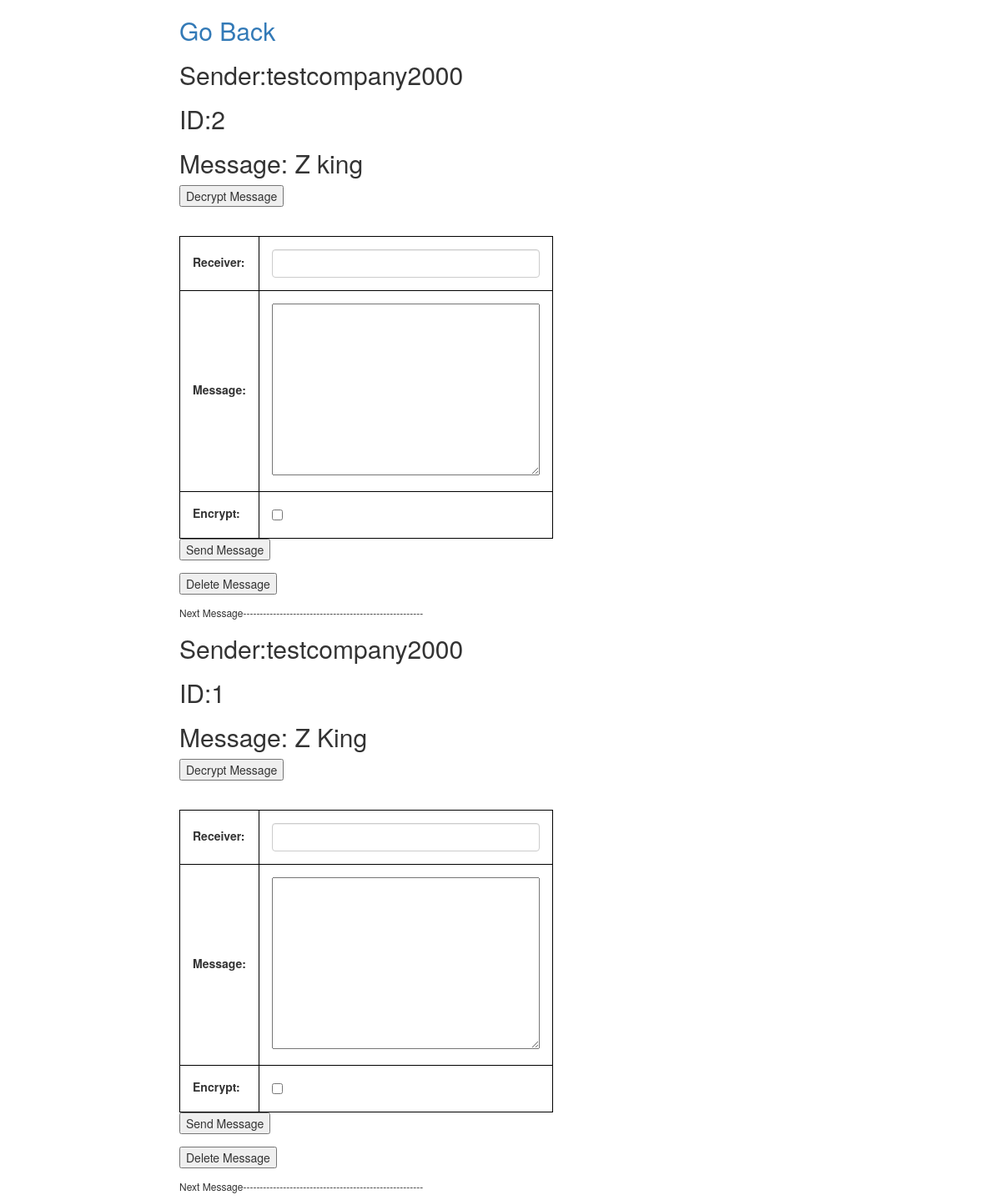
Page /catalog/receivemessage/ (signed in) on the committed database.
### catalog/models.py (models this page shows)
class Message(models.Model):
    receiver = models.CharField(max_length= 30, help_text="Receiver",default="")
    sender = models.CharField(max_length=30, help_text="Sender",default="")
    message = models.CharField(max_length= 5000, help_text='message',default="")
    content=models.CharField(max_length= 500, help_text='message',default="")
    encrypt=models.BooleanField(default=False)

### catalog/views.py (the view, shortened to what this page needs)
def receive_message(request):
    messages = Message.objects.filter(receiver=request.user.username)
    return render(
            request,
            'receive_message.html',
            {'messages': messages,'form':MessageForm()}
        )

### catalog/forms.py
class MessageForm(forms.Form):
    receiver = forms.CharField(widget=forms.TextInput(attrs={'class': 'form-control', 'max_length': 255}))
    message = forms.CharField(widget=forms.Textarea)
    encrypt = forms.BooleanField(required=False)

### catalog/templates/receive_message.html (shortened to what this page needs)
{% extends "base_generic.html" %}
{% block content %}
<h2><a href={% url 'gohome' %}>Go Back</a></h2>
{% for message in messages reversed %}
<h2>Sender:{{message.sender}}</h2>
<h2>ID:{{message.id}}</h2>
{% if message.encrypt is not True %}
<h2>Message: {{message.message}}</h2>
{% endif %}
<form method = "POST" action ="." class = "form-group">{% csrf_token %}
  <input type="submit" value="Decrypt Message" id="message.id" name="decrypt-message" />
</form>
<br/>
<form method = "POST" action ="." class = "form-group">{% csrf_token %}
            <table>
            {{ form}}
            </table>
            <input type="submit" class = "submit" value="Send Message" name="send-message"/>
        </form>
<form method = "POST" action ="." class = "form-group">{% csrf_token %}
        <input type="submit" class = "submit" value="Delete Message" name = "delete-message" />
        </form>
<h6>Next Message------------------------------------------------------</h2>
{% endfor %}
{% endblock %}

### catalog/static/css/styles.css (style rules this page uses)
table, th, td { border: 1px solid black; padding: 15px; }
th { cursor: pointer; }

### rows in the picture
Message: sender "testcompany2000", id "2", message "Z king"
Message: sender "testcompany2000", id "1", message "Z King"
